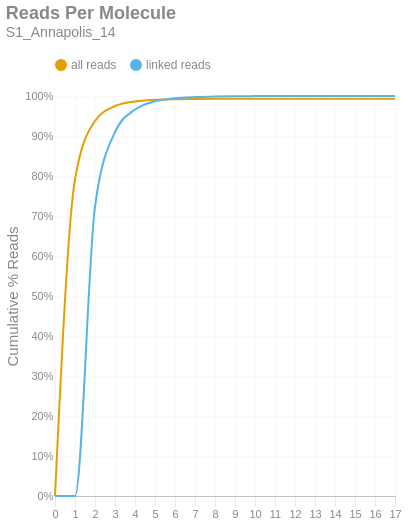

Here is the notebook cell this chart was saved with:
### Markdown cell above
### Reads per Molecule
This chart shows the cumulative distribution of the number of reads per linked molecule. That is, how many alignments are associated with a unique molecule. This excludes the number of reads associated with invalid or absent linked-read barcodes. The `linked` histogram is the percentages recalculated when disregarding singletons.

### Code cell
if SKIPLR:
    print_html(f"Skipped")
else:
    counts = np.bincount(valids['reads'].cast(pl.Int64).to_numpy())
    weighted = counts * np.arange(len(counts))
    all_perc = weighted / n_reads
    linked_perc = weighted / n_linked_reads
    linked_perc[1] = 0
    binned_df = pl.DataFrame({
        'readsper': list(range(len(counts))),
        'all reads (cumsum)': np.cumsum(all_perc).tolist(),
        'linked reads (cumsum)': np.cumsum(linked_perc).tolist(),
    })

    with SafeRender(binned_df):
        (
            density_plot(binned_df, 'Reads Per Molecule', samplename, 'readspmol')
            .encode(
                x=alt.X('readsper:O', title=None).axis(labelAngle=0).scale(padding=0),
                y=alt.Y('value:Q', title='Cumulative % Reads').axis(format='%').stack(False),
                color=alt.Color("key:N").scale(domain=["all reads", "linked reads"]),
                tooltip=[
                    alt.Tooltip("key:N", title="Data Type"),
                    alt.Tooltip("readsper:O", title="Reads Per Molecule"),
                    alt.Tooltip("value:Q", format=".2%", title="% Reads (Cum.)")
                ]            
            )
        ).display()

### Figure 1 — Vega-Lite specification as saved in the notebook (floating-point values rounded to 4 significant figures)
{"width": "container", "height": 400, "config": {"title": {"anchor": "start", "dy": -15, "fontSize": 18, "color": "#888888", "subtitleColor": "#888888", "subtitleFontSize": 14}, "arc": {"fill": "#0072B2"}, "axis": {"domainColor": "#888888", "domainWidth": 0.5, "gridWidth": 0.2, "grid": false, "titleFontWeight": 400, "titleFontSize": 15, "labelFontSize": 11, "labelColor": "#888888", "tickColor": "#888888", "tickWidth": 0.2, "titleColor": "#888888"}, "axisBand": {"grid": false}, "axisX": {"grid": true, "tickSize": 10, "domainCap": "round"}, "axisY": {"domain": false, "grid": true, "tickSize": 0, "domainCap": "round"}, "background": "transparent", "header": {"labelFontSize": 15, "labelColor": "#888888", "titleFontSize": 15, "titleFontWeight": 600, "titleColor": "#888888"}, "legend": {"labelFont": "sans-serif", "labelFontSize": 12, "labelColor": "#888888", "symbolSize": 100, "symbolType": "circle", "titleFontSize": 12, "titlePadding": 10, "titleColor": "#888888", "title": null, "orient": "top"}, "range": {"category": ["#E69F00", "#56B4E9", "#009E73", "#F0E442", "#0072B2", "#D55E00", "#CC79A7", "#000000"], "diverging": ["#cfe8f3", "#a2d4ec", "#73bfe2", "#46abdb", "#1696d2", "#12719e"]}, "area": {"fill": "#0072B2", "fillOpacity": 0.7, "line": true, "strokeOpacity": 0.7}, "line": {"color": "#0072B2", "stroke": "#0072B2", "strokeWidth": 2}, "trail": {"color": "#0072B2", "stroke": "#0072B2", "strokeWidth": 0, "size": 1}, "point": {"filled": true, "fillOpacity": 1.0, "size": 95}, "text": {"color": "#888888", "fontSize": 11, "align": "right", "fontWeight": 400, "size": 11}, "bar": {"fill": "#0072B2", "stroke": null}, "view": {"stroke": null, "continuousWidth": 660, "continuousHeight": 400}}, "data": {"name": "data-19b31bae903d7fb52ec18bc41a55e864"}, "mark": {"type": "line", "interpolate": "monotone", "point": {"opacity": 0, "size": 275}}, "encoding": {"color": {"field": "key", "scale": {"domain": ["all reads", "linked reads"]}, "type": "nominal"}, "tooltip": [{"field": "key", "title": "Data Type", "type": "nominal"}, {"field": "readsper", "title": "Reads Per Molecule", "type": "ordinal"}, {"field": "value", "format": ".2%", "title": "% Reads (Cum.)", "type": "quantitative"}], "x": {"axis": {"labelAngle": 0}, "field": "readsper", "scale": {"padding": 0}, "title": null, "type": "ordinal"}, "y": {"axis": {"format": "%"}, "field": "value", "stack": false, "title": "Cumulative % Reads", "type": "quantitative"}}, "params": [{"name": "param_c36ac31b6afebe62", "select": {"type": "point", "fields": ["key"]}, "bind": "legend"}], "title": {"text": "Reads Per Molecule", "subtitle": "S1_Annapolis_14"}, "transform": [{"fold": ["all reads (cumsum)", "linked reads (cumsum)"]}, {"calculate": "replace(datum.key, ' (cumsum)', '')", "as": "key"}, {"filter": {"param": "param_c36ac31b6afebe62"}}], "usermeta": {"embedOptions": {"downloadFileName": "S1_Annapolis_14.readspmol"}}, "$schema": "https://vega.github.io/schema/vega-lite/v6.1.0.json", "datasets": {"data-19b31bae903d7fb52ec18bc41a55e864": [{"readsper": 0, "all reads (cumsum)": 0.0, "linked reads (cumsum)": 0.0}, {"readsper": 1, "all reads (cumsum)": 0.7917, "linked reads (cumsum)": 0.0}, {"readsper": 2, "all reads (cumsum)": 0.9375, "linked reads (cumsum)": 0.7235}, {"readsper": 3, "all reads (cumsum)": 0.9749, "linked reads (cumsum)": 0.9095}, {"readsper": 4, "all reads (cumsum)": 0.9863, "linked reads (cumsum)": 0.966}, {"readsper": 5, "all reads (cumsum)": 0.9905, "linked reads (cumsum)": 0.9865}, {"readsper": 6, "all reads (cumsum)": 0.992, "linked reads (cumsum)": 0.9943}, {"readsper": 7, "all reads (cumsum)": 0.9927, "linked reads (cumsum)": 0.9975}, {"readsper": 8, "all reads (cumsum)": 0.9929, "linked reads (cumsum)": 0.9989}, {"readsper": 9, "all reads (cumsum)": 0.9931, "linked reads (cumsum)": 0.9994}, {"readsper": 10, "all reads (cumsum)": 0.9931, "linked reads (cumsum)": 0.9997}, {"readsper": 11, "all reads (cumsum)": 0.9931, "linked reads (cumsum)": 0.9999}, {"readsper": 12, "all reads (cumsum)": 0.9932, "linked reads (cumsum)": 0.9999}, {"readsper": 13, "all reads (cumsum)": 0.9932, "linked reads (cumsum)": 1.0}, {"readsper": 14, "all reads (cumsum)": 0.9932, "linked reads (cumsum)": 1.0}, {"readsper": 15, "all reads (cumsum)": 0.9932, "linked reads (cumsum)": 1.0}, {"readsper": 16, "all reads (cumsum)": 0.9932, "linked reads (cumsum)": 1.0}, {"readsper": 17, "all reads (cumsum)": 0.9932, "linked reads (cumsum)": 1.0}]}}
